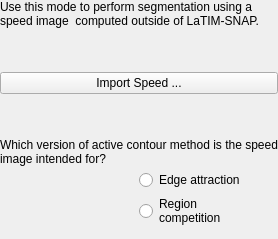
            <widget class="QWidget" name="pgUserSpeed">
             <layout class="QGridLayout" name="gridLayout_7">
              <property name="leftMargin">
               <number>0</number>
              </property>
              <property name="topMargin">
               <number>0</number>
              </property>
              <property name="rightMargin">
               <number>0</number>
              </property>
              <property name="horizontalSpacing">
               <number>0</number>
              </property>
              <property name="verticalSpacing">
               <number>4</number>
              </property>
              <item row="2" column="0" colspan="2">
               <widget class="QPushButton" name="btnLoadSpeed">
                <property name="sizePolicy">
                 <sizepolicy hsizetype="Preferred" vsizetype="Fixed">
                  <horstretch>0</horstretch>
                  <verstretch>0</verstretch>
                 </sizepolicy>
                </property>
                <property name="text">
                 <string>Import Speed ...</string>
                </property>
               </widget>
              </item>
              <item row="6" column="1">
               <widget class="QRadioButton" name="radioButton_2">
                <property name="text">
                 <string>Region
competition</string>
                </property>
               </widget>
              </item>
              <item row="4" column="0" colspan="2">
               <widget class="QLabel" name="label_22">
                <property name="text">
                 <string>Which version of active contour method is the speed image intended for?</string>
                </property>
                <property name="wordWrap">
                 <bool>true</bool>
                </property>
               </widget>
              </item>
              <item row="5" column="0">
               <spacer name="horizontalSpacer_5">
                <property name="orientation">
                 <enum>Qt::Horizontal</enum>
                </property>
                <property name="sizeType">
                 <enum>QSizePolicy::Fixed</enum>
                </property>
                <property name="sizeHint" stdset="0">
                 <size>
                  <width>20</width>
                  <height>20</height>
                 </size>
                </property>
               </spacer>
              </item>
              <item row="0" column="0" colspan="2">
               <widget class="QLabel" name="label_21">
                <property name="styleSheet">
                 <string notr="true"/>
                </property>
                <property name="text">
                 <string>Use this mode to perform segmentation using a speed image  computed outside of LaTIM-SNAP.</string>
                </property>
                <property name="wordWrap">
                 <bool>true</bool>
                </property>
               </widget>
              </item>
              <item row="5" column="1">
               <widget class="QRadioButton" name="radioButton">
                <property name="text">
                 <string>Edge attraction</string>
                </property>
               </widget>
              </item>
              <item row="1" column="0" colspan="2">
               <spacer name="verticalSpacer_13">
                <property name="orientation">
                 <enum>Qt::Vertical</enum>
                </property>
                <property name="sizeHint" stdset="0">
                 <size>
                  <width>20</width>
                  <height>40</height>
                 </size>
                </property>
               </spacer>
              </item>
              <item row="3" column="0" colspan="2">
               <spacer name="verticalSpacer_12">
                <property name="orientation">
                 <enum>Qt::Vertical</enum>
                </property>
                <property name="sizeHint" stdset="0">
                 <size>
                  <width>20</width>
                  <height>40</height>
                 </size>
                </property>
               </spacer>
              </item>
             </layout>
            </widget>
